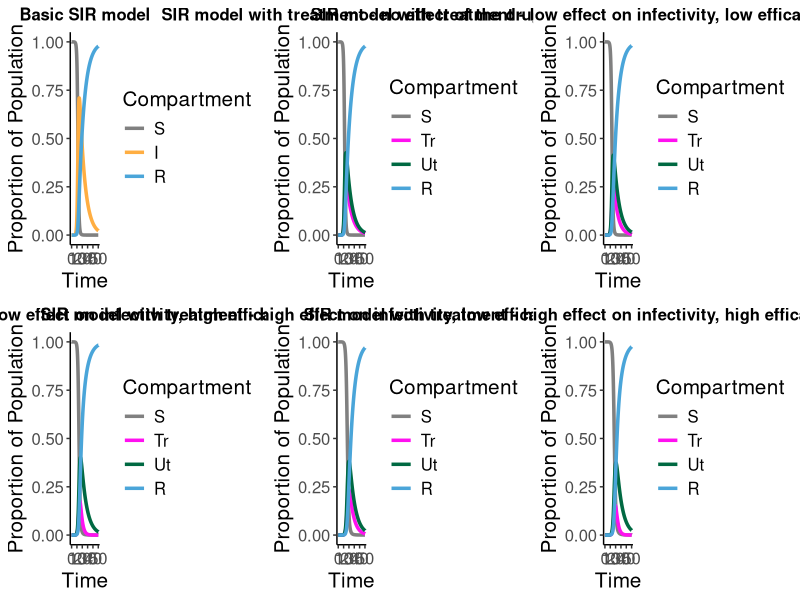

The R source for this figure:
#Adding R libraries - do install previously if needed

library("ggplot2")
library("RColorBrewer")
library("deSolve")
library("reshape2")
library("gridExtra")

# Set initial parameters for the population that are used for all plots
  # Proportion in each compartment:
  # Susceptible (S) 0.999998
  # Infected (I) 0.000002
  # Recovered (R) 0
    # For the SIR model with treatment, the starting population of I is transferred to:
    # Treated (Tr) 0.000001
    # Untreated (Ut) 0.000001
init1<- c(S = 1-1e-6, I = 2e-6, R = 0.0)
init2<- c(S = 1-1e-6, Tr = 1e-6, Ut = 1e-6, R = 0.0)
  # Time frame
times <- seq(0, 50, by = 0.01)

# Parameters for transmission rates:
  # beta: infection parameter
  # gamma: recovery parameter
  # alpha: treatment parameter
  # zeta: effect of treatment to infectivity parameter
  # eff: efficacy of treatment on recovery parameter

# Create an SIR function
sir <- function(time, state, parameters) {
  
  with(as.list(c(state, parameters)), {
    
    dS <- -beta * S * I
    dI <- beta * S * I - gamma * I
    dR <- gamma * I
    
    return(list(c(dS, dI, dR)))
  })
}

# Parameters for SIR:
parameters_basic <- c(beta = 1.2,
                      gamma = 0.1)

# Solve using ode (General Solver for Ordinary Differential Equations)
out1 <- ode(y = init1, times = times, func = sir, parms = parameters_basic)
# change to data frame
out1 <- as.data.frame(out1)

head(out1)

data.sir <- melt(out1,id="time",measure=c("S","I","R"))

names(data.sir) = c("Time","Compartment","Value")

plot1 <- ggplot(data.sir)+
  geom_line(aes(x = Time, y = Value, color = Compartment), linewidth = 1.2) +
  theme_minimal() +
  xlab("Time") +
  ylab("Proportion of Population") +
  theme_classic() +
  theme(text = element_text(size = 15)) +
  ylim(0, 1) +
  scale_color_manual(values = c("#808080", "#FFAE42", "#4aa5d9")) +
  theme(plot.title = element_text(size = 12, face = "bold"))

# Create an SIR function with treatment
sir_t <- function(time, state, parameters) {
  
  with(as.list(c(state, parameters)), {
    # Ut+Tr are the same as I within SIR
    # From the whole Ut+Tr transmission rate, the effect of the Tr group gets subtracted
    dS <- -(beta * S * (Ut+Tr) - beta * (1-zeta) * S * Tr)
    dTr <- alpha* (beta * S * (Ut+Tr) - beta * (1-zeta) * S * Tr) - eff * gamma * Tr
    dUt <- (1-alpha) * (beta * S * (Ut+Tr) - beta * (1-zeta) * S * Tr) - gamma * Ut
    dR <- gamma * Ut + eff * gamma * Tr
    
    return(list(c(dS, dTr, dUt, dR)))
  })
}

# Parameters used for SIR with treatment:
#SIR with treatment, 40% get treatment, alpha = 0.4
#SIR with treatment - no effect of the drug - introduction of Tr and Ut
parameters_2 <- c(parameters_basic, alpha = 0.4, zeta = 1, eff = 1)
#SIR with treatment - high zeta  , low eff - low effect on infectivity, low efficacy on treatment
parameters_3 <- c(parameters_basic, alpha = 0.4, zeta = 0.8, eff = 1.25)
#SIR with treatment - high zeta  , high eff - low effect on infectivity, high efficacy on treatment
parameters_4 <- c(parameters_basic, alpha = 0.4, zeta = 0.8, eff = 3)
#SIR with treatment - low zeta , low eff - high effect on infectivity, low efficacy on treatment
parameters_5 <- c(parameters_basic, alpha = 0.4, zeta = 0.33, eff = 1.25)
#SIR with treatment - low zeta , high eff - high effect on infectivity, high efficacy on treatment
parameters_6 <- c(parameters_basic, alpha = 0.4, zeta = 0.33, eff = 3)

parameter_treatment <- list(parameters_2,parameters_3,parameters_4,parameters_5,parameters_6)
plot_treatment <- list()

#loop for different settings/parameters
for (i in 1:5){
  parameters <- get(paste0("parameters_",i+1))
  # Solve using ode (General Solver for Ordinary Differential Equations)
  out <- ode(y = init2, times = times, func = sir_t, parms = parameters)
  # change to data frame
  out <- as.data.frame(out)

  head(out)

  data.sir_t <- melt(out,id="time",measure=c("S","Tr","Ut","R"))

  names(data.sir_t) = c("Time","Compartment","Value")

  plot_treatment[[i]] <- ggplot(data.sir_t)+
    geom_line(aes(x = Time, y = Value, color = Compartment), linewidth = 1.2) +
    theme_minimal() +
    xlab("Time") +
    ylab("Proportion of Population") +
    theme_classic() +
    theme(text = element_text(size = 15)) +
    ylim(0, 1) +
    scale_color_manual(values = c("#808080","#FF10F0","#006942", "#4aa5d9")) +
    theme(plot.title = element_text(size = 12, face = "bold"))
}
#adding the title of the plots
plot1 <- plot1 + ggtitle("Basic SIR model")+theme(plot.title = element_text(hjust = 0.5, size = 12))
plot_treatment[[1]] <- plot_treatment[[1]]+ ggtitle("SIR model with treatment - no effect of the drug")+theme(plot.title = element_text(hjust = 0.5, size = 12))
plot_treatment[[2]] <- plot_treatment[[2]]+ ggtitle("SIR model with treatment - low effect on infectivity, low efficacy on treatment")+theme(plot.title = element_text(hjust = 0.5, size = 12))
plot_treatment[[3]] <- plot_treatment[[3]]+ ggtitle("SIR model with treatment - low effect on infectivity, high efficacy on treatment")+theme(plot.title = element_text(hjust = 0.5, size = 12))
plot_treatment[[4]] <- plot_treatment[[4]]+ ggtitle("SIR model with treatment - high effect on infectivity, low efficacy on treatment")+theme(plot.title = element_text(hjust = 0.5, size = 12))
plot_treatment[[5]] <- plot_treatment[[5]]+ ggtitle("SIR model with treatment - high effect on infectivity, high efficacy on treatment")+theme(plot.title = element_text(hjust = 0.5, size = 12))

# all plots in one grid
grid.arrange(plot1,
             plot_treatment[[1]],
             plot_treatment[[2]],
             plot_treatment[[3]],
             plot_treatment[[4]],
             plot_treatment[[5]],
             ncol=3,nrow=2)

# To access the single plots for proper human readability remove the #:
#plot1
#plot_treatment[[1]]
#plot_treatment[[2]]
#plot_treatment[[3]]
#plot_treatment[[4]]
#plot_treatment[[5]]
